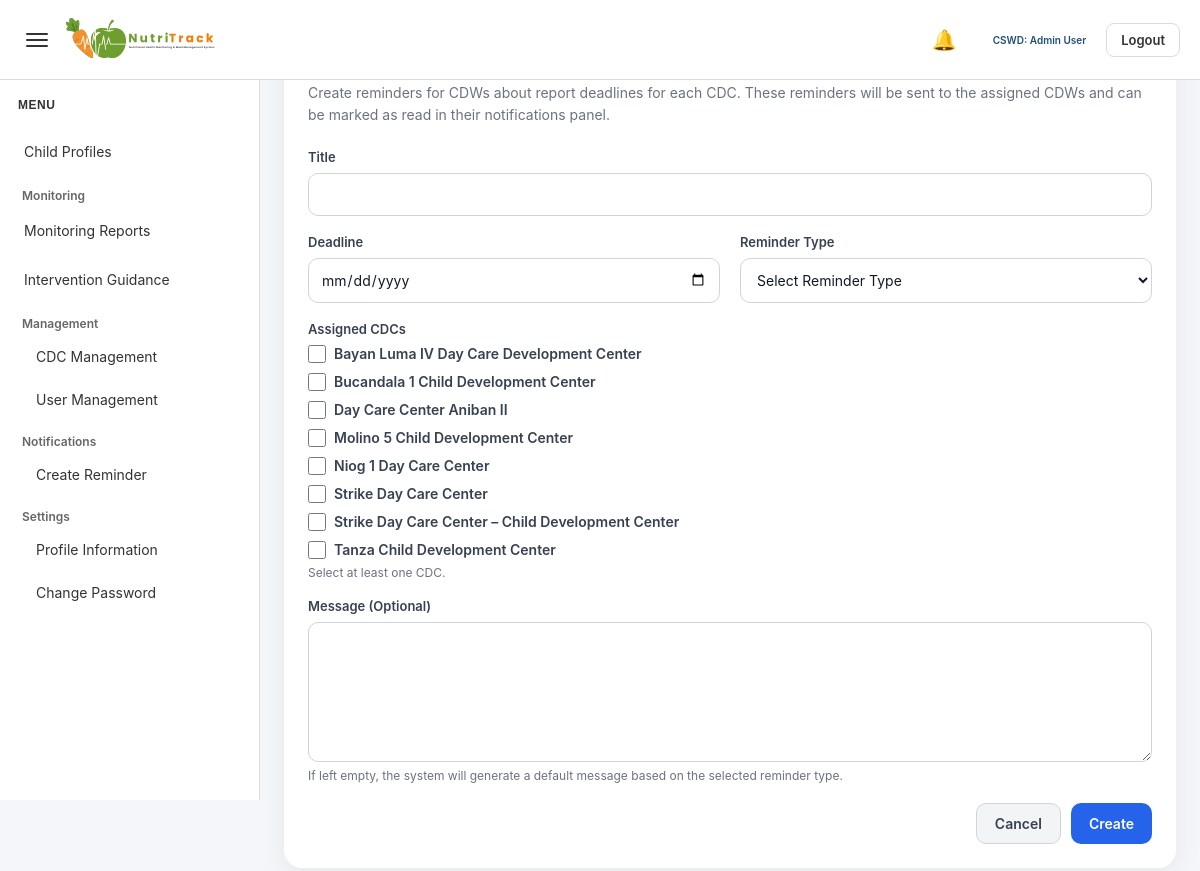
Page /admin/create_reminder.php (signed in) on the committed database.
### tables this page shows
CREATE TABLE `cdc` (
  `cdc_id` int(11) NOT NULL,
  `cdc_name` varchar(100) DEFAULT NULL,
  `barangay` varchar(100) DEFAULT NULL,
  `address` text DEFAULT NULL,
  `status` varchar(20) DEFAULT 'Active',
  `created_at` timestamp NOT NULL DEFAULT current_timestamp()
);

### admin/create_reminder.php (the view, shortened to what this page needs)
<?php
include '../config/database.php';
$cdc_list = $conn->query("
    SELECT cdc_id, cdc_name
    FROM cdc
    ORDER BY cdc_name ASC
");
?>
<!DOCTYPE html>
<html lang="en">
<head>
    <link rel="stylesheet" href="../assets/admin-style.css">
</head>
<body class="<?php echo (isset($_SESSION['theme_mode']) && $_SESSION['theme_mode'] === 'dark') ? 'dark-mode' : ''; ?>">
<?php include '../includes/admin_sidebar.php'; ?>
<?php include '../includes/admin_topbar.php'; ?>
<div class="main-content" id="mainContent">
    <div class="page-card">
        <div class="page-header">
            <h1>Create Reminder</h1>
            <p>Create reminders for CDWs about report deadlines for each CDC. These reminders will be sent to the assigned CDWs and can be marked as read in their notifications panel.</p>
        </div>
        <form method="POST">
            <div class="form-grid">
                <div class="form-group full">
                    <label for="title">Title</label>
                    <input
                        type="text"
                        id="title"
                        name="title"
                        required
                        value="<?php echo isset($_POST['title']) ? htmlspecialchars($_POST['title']) : ''; ?>"
                    >
                </div>
                <div class="form-group">
                    <label for="deadline">Deadline</label>
                    <input
                        type="date"
                        id="deadline"
                        name="deadline"
                        required
                        value="<?php echo isset($_POST['deadline']) ? htmlspecialchars($_POST['deadline']) : ''; ?>"
                    >
                </div>
                <div class="form-group">
                    <label for="report_type">Reminder Type</label>
                    <select name="report_type" id="report_type" required>
                        <option value="">Select Reminder Type</option>
                    </select>
                </div>
                <div class="form-group full">
                    <label>Assigned CDCs</label>
                    <div class="checkbox-group">
                        <?php if ($cdc_list && $cdc_list->num_rows > 0) { ?>
                            <?php while ($cdc = $cdc_list->fetch_assoc()) { ?>
                                <div class="checkbox-item">
                                    <input type="checkbox" name="cdc_ids[]" id="cdc_<?php echo (int)$cdc['cdc_id']; ?>" value="<?php echo (int)$cdc['cdc_id']; ?>"
                                        <?php echo (isset($_POST['cdc_ids']) && in_array($cdc['cdc_id'], $_POST['cdc_ids'])) ? 'checked' : ''; ?>>
                                    <label for="cdc_<?php echo (int)$cdc['cdc_id']; ?>"><?php echo htmlspecialchars($cdc['cdc_name']); ?></label>
                                </div>
                            <?php } ?>
                        <?php } ?>
                    </div>
                    <div class="form-note">Select at least one CDC.</div>
                </div>
                <div class="form-group full">
                    <label for="message">Message (Optional)</label>
                    <textarea name="message" id="message"><?php echo isset($_POST['message']) ? htmlspecialchars($_POST['message']) : ''; ?></textarea>
                    <div class="form-note">If left empty, the system will generate a default message based on the selected reminder type.</div>
                </div>
            </div>
            <div class="form-actions">
                <a href="dashboard.php" class="btn btn-light">Cancel</a>
                <button type="submit" name="create_reminder" class="btn btn-primary">Create</button>
            </div>
        </form>
    </div>
</div>
</body>
</html>

### assets/admin-style.css (style rules this page uses)
* { box-sizing:border-box; margin:0; padding:0; }
:root { --page-bg:#eef0f3; --card-bg:#ffffff; --text-color:#333333; --muted-text:#666666; --border-color:#dcdcdc; --input-bg:#ffffff; --input-border:#cfcfcf; --readonly-bg:#f5f5f5; --hover-bg:#edf3f8; --active-bg:#dbe7f3; --accent:#1F4E79; --secondary:#2E7D32; --alert:#C0392B; --warning:#E67E22; --table-head:#f7f7f7; --blue-soft:#cfdff1; --green-soft:#dce6da; --red-soft:#eadcdc; --orange-soft:#f4e2d3; }
body { background:var(--page-bg); font-family:'Inter', sans-serif; color:var(--text-color); }
a { text-decoration:none; }
.main-content { margin-left:260px; padding:140px 24px 24px; transition:margin-left 0.25s ease; }
.page-header { margin-bottom:18px; }
.page-header h1 { font-family:'Poppins', sans-serif; font-size:24px; font-weight:700; color:var(--accent); margin-bottom:4px; }
.page-header p { font-size:14px; color:var(--muted-text); }

### admin/create_reminder.php (style rules this page uses)
body { background: #f4f6f9; font-family: 'Inter', sans-serif; color: #1f2937; }
.main-content { padding: 24px; }
.page-card { background: #ffffff; border-radius: 18px; box-shadow: 0 10px 30px rgba(15, 23, 42, 0.06); padding: 24px; }
.page-header h1 { font-family: 'Poppins', sans-serif; font-size: 24px; font-weight: 700; color: #1e3a8a; margin-bottom: 6px; }
.page-header p { font-size: 14px; color: #6b7280; margin-bottom: 22px; line-height: 1.6; }
.form-grid { display: grid; grid-template-columns: 1fr 1fr; gap: 18px 20px; }
.form-group { display: flex; flex-direction: column; }
.form-group.full { grid-column: 1 / -1; }
.form-group label { font-size: 13px; font-weight: 600; color: #374151; margin-bottom: 8px; }
.form-group input, .form-group select, .form-group textarea { border: 1px solid #d1d5db; border-radius: 10px; padding: 12px; font-size: 14px; font-family: 'Inter', sans-serif; background: #ffffff; color: #111827; }
.form-group textarea { min-height: 140px; resize: vertical; }
.form-note { margin-top: 6px; font-size: 12px; color: #6b7280; }
.form-actions { margin-top: 20px; display: flex; justify-content: flex-end; gap: 10px; flex-wrap: wrap; }
.btn { display: inline-flex; align-items: center; justify-content: center; text-decoration: none; border: none; border-radius: 10px; padding: 11px 18px; font-size: 14px; font-weight: 600; font-family: 'Inter', sans-serif; cursor: pointer; }
.btn-primary { background: #2563eb; color: #ffffff; }
.btn-light { background: #f3f4f6; color: #374151; border: 1px solid #d1d5db; }
.checkbox-group { display: flex; flex-direction: column; gap: 10px; }
.checkbox-item { display: flex; align-items: center; gap: 8px; }
.checkbox-item input[type="checkbox"] { width: 18px; height: 18px; cursor: pointer; accent-color: #2563eb; }
.checkbox-item label { cursor: pointer; font-size: 14px; color: #374151; margin: 0; }

### rows in the picture
cdc: cdc_name "Bayan Luma IV Day Care Development Center"
cdc: cdc_name "Bucandala 1 Child Development Center"
cdc: cdc_name "Day Care Center Aniban II"
cdc: cdc_name "Molino 5 Child Development Center"
cdc: cdc_name "Niog 1 Day Care Center"
cdc: cdc_name "Strike Day Care Center"
cdc: cdc_name "Strike Day Care Center – Child Development Center"
cdc: cdc_name "Tanza Child Development Center"

### other values in the picture
$admin_full_name "Admin User"
